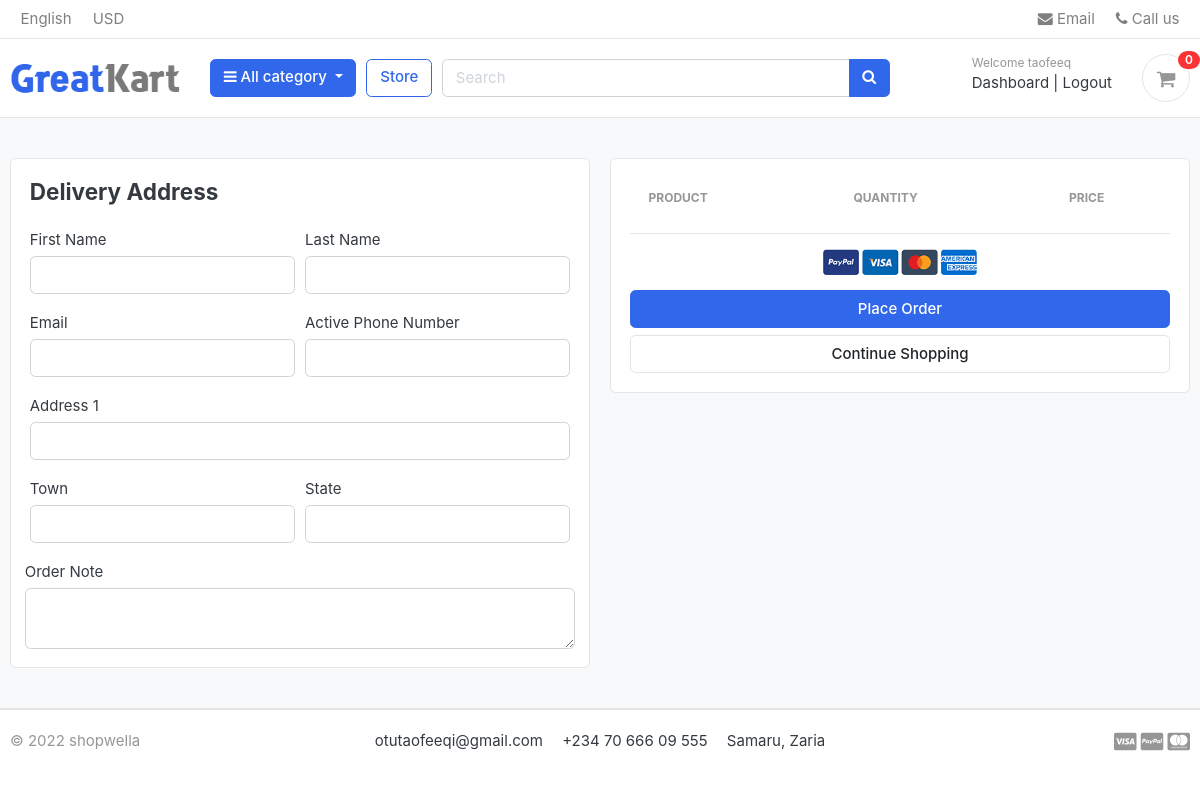
The page /cart/checkout/ (signed in) on the database as committed earlier.
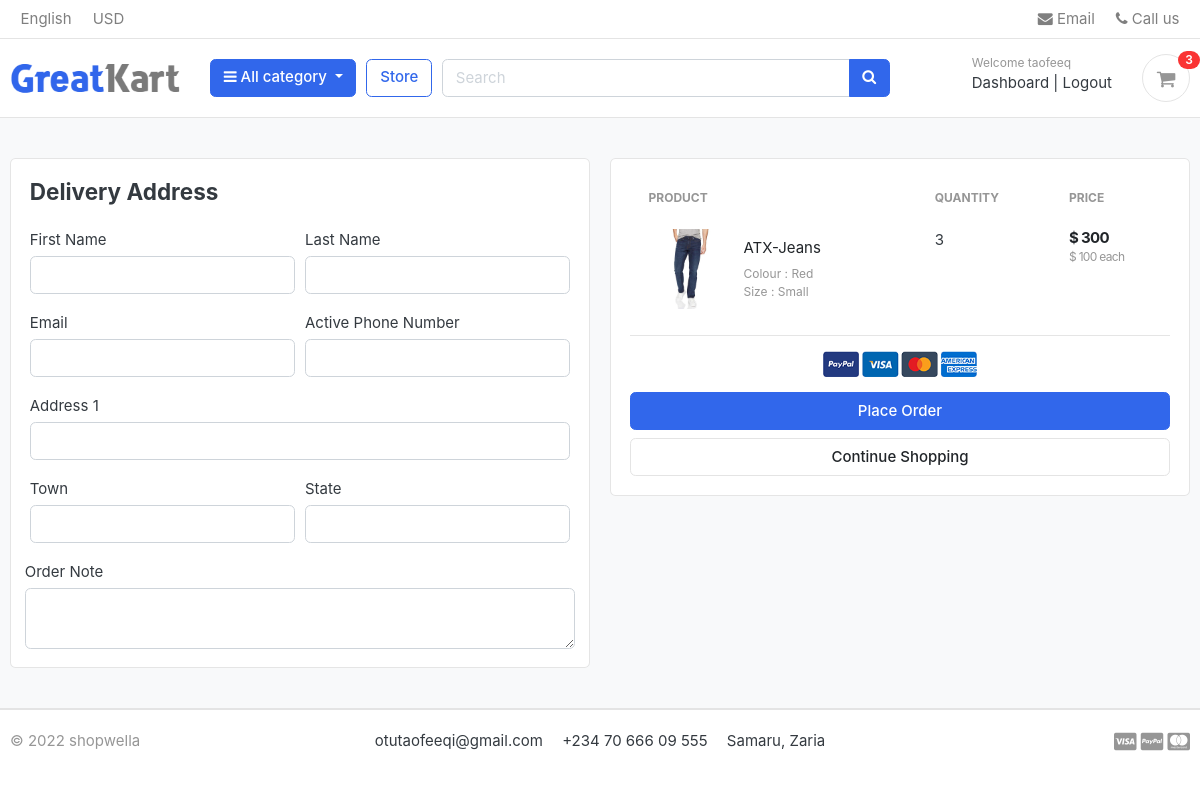
The same page on the database as committed later.
### carts/models.py (models this page shows, shortened)
class CartItem(models.Model):
    user=models.ForeignKey(Account, on_delete=models.CASCADE, null=True)
    product=models.ForeignKey(Product, on_delete=models.CASCADE)
    variations=models.ManyToManyField(Variation, blank=True)
    cart=models.ForeignKey(Cart, on_delete=models.CASCADE ,null=True)
    quantity=models.IntegerField()
    is_active=models.BooleanField(default=True)
    def sub_total(self):
        return self.product.price * self.quantity

### store/models.py (models this page shows, shortened)
class Product(models.Model):
    product_name=models.CharField(max_length=200, unique=True)
    slug=models.SlugField(max_length=200, unique=True)
    product_description=models.TextField(max_length=1000, blank=True)
    price=models.IntegerField()
    images =models.ImageField(upload_to='photos/products')
    stock= models.IntegerField()
    is_available=models.BooleanField(default=True)
    category=models.ForeignKey(Category, on_delete=models.CASCADE)
    created_date=models.DateTimeField(auto_now_add=True)
    modified_date=models.DateTimeField(auto_now=True)
    def get_url(self):
        return reverse('product_detail', args=[self.category.slug, self.slug])

class Variation(models.Model):
    product=models.ForeignKey(Product, on_delete=models.CASCADE)
    variation_category=models.CharField(max_length=100, choices=variation_category_choices)
    variation_value=models.CharField(max_length=100)
    is_active=models.BooleanField(default=True)
    created_date=models.DateTimeField(auto_now=True)
    objects=VariationManager()

### carts/views.py (the view)
# urls.py: path('checkout/',views.checkout, name='checkout'),
@login_required(login_url='login')
def checkout(request, total=0, quantity=0, cart_items=None):
    try:
        tax=0
        grand_total=0
        if request.user.is_authenticated:
            cart_items = CartItem.objects.filter(user=request.user, is_active=True)
        else:
            cart = Cart.objects.get(cart_id=_cart_id(request))
            cart_items = CartItem.objects.filter(cart=cart, is_active=True)
        for cart_item in cart_items:
            total+=(cart_item.product.price * cart_item.quantity)
            quantity+=cart_item.quantity
        tax= (2*total)/100
        grand_total=tax+total
    except ObjectDoesNotExist:
        pass
    context = {
        'total':total,
        'quantity':quantity,
        'cart_items':cart_items,
        'grand_total':grand_total,
        'tax':tax,
    }
    return render(request, 'store/checkout.html', context)

### carts/context_processors.py (called while the page is built)
def counter(request):
    cart_count=0
    if 'admin' in request.path:
        return {}
    else:
        try:
            cart=Cart.objects.filter(cart_id=_cart_id(request))
            if request.user.is_authenticated:
                cart_items=CartItem.objects.all().filter(user=request.user)
            else:
                cart_items=CartItem.objects.all().filter(cart=cart[:1])
            for cart_item in cart_items:
                cart_count += cart_item.quantity
        except Cart.DoesNotExist:
            cart_count=0
    return dict(cart_count=cart_count)

### carts/views.py (called while the page is built)
def _cart_id(request):
    cart=request.session.session_key
    if not cart:
        cart=request.session.create()
    return cart

### category/context_processors.py (called while the page is built)
def menu_links(request):
    links=Category.objects.all()
    return dict(links=links)

### category/models.py (called while the page is built)
    def get_url(self):
        return reverse('products_by_category', args=[self.slug])

### templates/store/checkout.html (shortened to what this page needs)
{% extends 'base.html' %}
{% load static %}
{% block content %}
<section class="section-content padding-y bg">
<section class="container">
<div class="row">
	<aside class="col-lg-6">
<div class="card">
  <div class="card-body">
    <h4 class="card-title mb-4">Delivery Address</h4>
    <form  action="{% url 'place_order' %}" method="POST">
      <div class="form-row">
        <div class="col form-group">
          <label for="">First Name</label>
          <input type="text" name="first_name" class="form-control" required>
        </div>
        <div class="col form-group">
          <label for="">Last Name</label>
          <input type="text" name="last_name" class="form-control" required>
        </div>
      </div>
      <div class="form-row">
        <div class="col form-group">
          <label for="">Email</label>
          <input type="email" name="email" class="form-control" required>
        </div>
        <div class="col form-group">
          <label for="">Active Phone Number</label>
          <input type="text" name="phone" class="form-control" required>
        </div>
      </div>
      <div class="form-row">
        <div class="col form-group">
          <label for="">Address 1</label>
          <input type="text" name="address_1" class="form-control" required>
        </div>
      </div>
       <div class="form-row">
        <div class="col form-group">
          <label for="">Town</label>
          <input type="text" name="town" class="form-control" required>
        </div>
        <div class="col form-group">
          <label for="">State</label>
          <input type="text" name="state" class="form-control" required>
        </div>
      </div>
<div class="form-row">
           <label for=""> Order Note</label>
           <textarea name="order_note" rows="2" class="form-control"></textarea>
         </div>
</div>
</aside>
	<aside class="col-lg-6">
		<div class="card">
		<div class="card-body">
<table class="table table-borderless table-shopping-cart">
<thead class="text-muted">
<tr class="small text-uppercase">
  <th scope="col">Product</th>
	<th scope="col">Quantity </th>
  <th scope="col" width="120">Price</th>
</tr>
</thead>
<tbody>
{% for cart_item in cart_items  %}
<tr>
	<td>
		<figure class="itemside align-items-center">
			<div class="aside"><img src="{{cart_item.product.images.url}}" class="img-sm"></div>
			<figcaption class="info">
				<a href="{{ cart_item.product.get_url }}" class="title text-dark">{{cart_item.product.product_name}}</a>
				<p class="text-muted small">
					{% if cart_item.variations.all %}
					{% for item in cart_item.variations.all %}
					{{ item.variation_category | capfirst }} : {{ item.variation_value | capfirst }} <br>
					{% endfor %}
					{% endif %}
				</p>
			</figcaption>
		</figure>
	</td>
	<td>
			<label> {{cart_item.quantity}}</label>
	</td>
	<td>
		<div class="price-wrap">
			<var class="price">$ {{cart_item.sub_total}}</var>
			<small class="text-muted"> $ {{cart_item.product.price}} each </small>
		</div>
	</td>
</tr>
{% endfor %}
</tbody>
</table>
			<hr>
			<p class="text-center mb-3">
				<img src="{% static 'images/misc/payments.png' %}" height="26">
			</p>
            <button name="submit" type="submit" class="btn btn-primary btn-block">Place Order</button>
			<a href="{% url 'store' %}" class="btn btn-light btn-block">Continue Shopping</a>
        </div>
		</div>
</aside>
</div>
</section>
</section>
{% endblock %}

### templates/includes/navbar.html (shortened to what this page needs)
{% load static %}
<header class="section-header">
<nav class="navbar p-md-0 navbar-expand-sm navbar-light border-bottom">
<div class="container">
  <div class="collapse navbar-collapse" id="navbarTop4">
    <ul class="navbar-nav mr-auto">
    	<li class="nav-item dropdown">
		 	<a href="#" class="nav-link">   English </a>
		</li>
		<li class="nav-item dropdown">
			<a href="#" class="nav-link"> USD </a>
		</li>
    </ul>
    <ul class="navbar-nav">
		<li><a href="#" class="nav-link"> <i class="fa fa-envelope"></i> Email </a></li>
		<li><a href="#" class="nav-link"> <i class="fa fa-phone"></i> Call us </a></li>
	</ul>
  </div>
</div>
</nav>
<section class="header-main border-bottom">
	<div class="container">
<div class="row align-items-center">
	<div class="col-lg-2 col-md-3 col-6">
		<a href="{% url 'home' %}" class="brand-wrap">
			<img class="logo" src="{% static 'images/logo.png' %}">
		</a>
	</div>
	<div class="col-lg col-sm col-md col-6 flex-grow-0">
		<div class="category-wrap dropdown d-inline-block float-right">
			<button type="button" class="btn btn-primary dropdown-toggle" data-toggle="dropdown">
				<i class="fa fa-bars"></i> All category
			</button>
		</div>
	</div>
	<a href="{% url 'store' %}" class="btn btn-outline-primary">Store</a>
	<div class="col-lg  col-md-6 col-sm-12 col">
		<form action="{% url 'search' %}" class="search">
			<div class="input-group w-100">
			    <input type="text" class="form-control" style="width:60%;" placeholder="Search" name="keyword">
			    <div class="input-group-append">
			      <button class="btn btn-primary" type="submit">
			        <i class="fa fa-search"></i>
			      </button>
			    </div>
		    </div>
		</form>
	</div>
	<div class="col-lg-3 col-sm-6 col-8 order-2 order-lg-3">
				<div class="d-flex justify-content-end mb-3 mb-lg-0">
					<div class="widget-header">
						{% if user.id is None %}
						<small class="title text-muted">Welcome guest!</small>
						<div>
							<a href="{% url 'login' %}">Sign in</a> <span class="dark-transp"> | </span>
							<a href="{% url 'register' %}"> Register</a>
						</div>
						{% else %}
						<small class="title text-muted">Welcome {{user.first_name}}</small>
						<div>
							<a href="{% url 'dashboard' %}">Dashboard</a> <span class="dark-transp"> | </span>
							<a href="{% url 'logout' %}"> Logout</a>
						</div>
						{% endif %}
					</div>
					<a href="{% url 'cart' %}" class="widget-header pl-3 ml-3">
						<div class="icon icon-sm rounded-circle border"><i class="fa fa-shopping-cart"></i></div>
						<span class="badge badge-pill badge-danger notify">{{ cart_count }}</span>
					</a>
				</div>
			</div>
</div>
	</div>
</section>
</header>

Rows that differ between the two databases and show on the page:
added CartItem: product.images (picture), product.product_name "ATX-Jeans", quantity "3", sub_total "300", product.price "100"
now on this page (row unchanged): Variation: variation_category "Colour", variation_value "Red"
now on this page (row unchanged): Variation: variation_category "Size", variation_value "Small"
Other text that changed with them:
{{ cart_count }}: "0" → "3"
